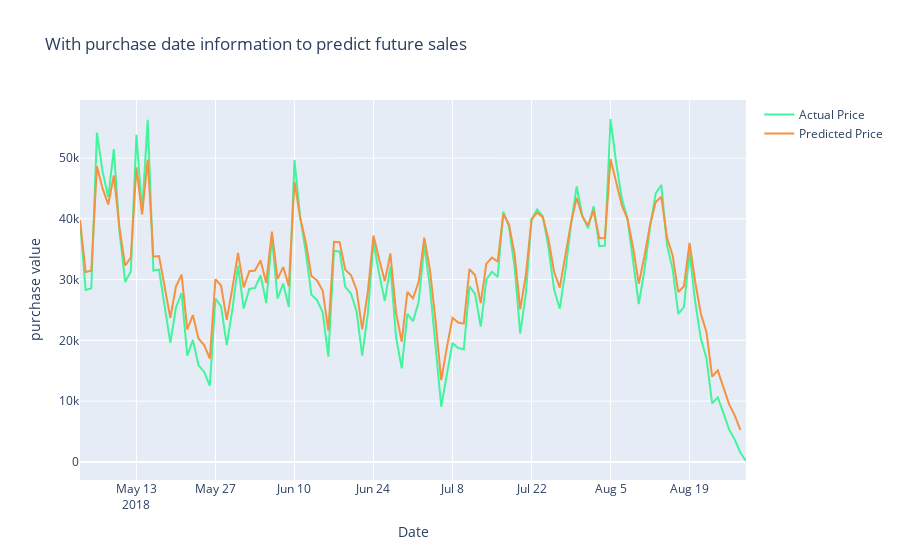

Write notebook code for a chart like this one.
### Code cell
Test_Dates = test.index

trace1 = go.Scatter(x=Test_Dates, y=Y_test2_inverse, name= 'Actual Price',
                   line = dict(color = ('rgb(66, 244, 155)'),width = 2))

trace2 = go.Scatter(x=Test_Dates, y=prediction2_inverse, name= 'Predicted Price',
                   line = dict(color = ('rgb(244, 146, 65)'),width = 2))
data = [trace1, trace2]
layout = dict(title = 'With purchase date information to predict future sales',
             xaxis = dict(title = 'Date'), yaxis = dict(title = 'purchase value'))
fig = dict(data=data, layout=layout)
py.iplot(fig, filename='results_demonstrating1')
